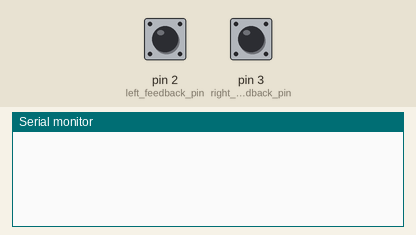
The sketch below on a simulated Arduino Uno, built with avr-gcc and run on an emulated ATmega328P. Parts: the last lines printed to the serial monitor. Inputs (shaded band) come from the test bench; at power-on: pin 2 (left_feedback_pin) HIGH, pin 3 (right_feedback_pin) HIGH.

Above: at 11.2 s.
11.3 s: pin 2 (left_feedback_pin) pulled LOW for 0.15 s
At 12.6 s:
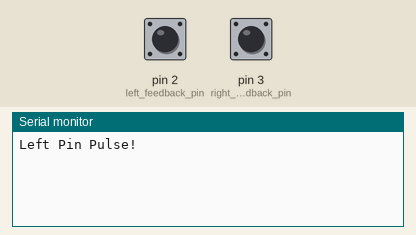
12.9 s: pin 3 (right_feedback_pin) pulled LOW for 0.15 s
At 14.2 s:
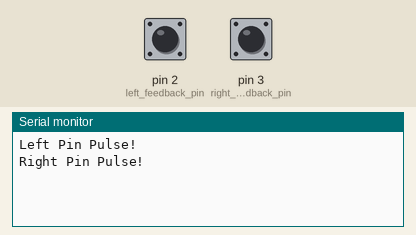

The sketch:

test___distance__simple.ino
```cpp
//  counts revolutions of the motor
const int left_feedback_pin = 2;
const int right_feedback_pin = 3;

const int FORWARD_L = 8;
const int FORWARD_R = 12;
const int ENABLE_L = 9;
const int ENABLE_R = 10;
void left_pulse_interrupt()
{
  Serial.println("Left Pin Pulse!");
}
void right_pulse_interrupt()
{
  Serial.println("Right Pin Pulse!");
}
void setup() {
  Serial.begin(115200);

  pinMode(left_feedback_pin, INPUT_PULLUP);
  pinMode(right_feedback_pin, INPUT_PULLUP);

  attachInterrupt(digitalPinToInterrupt(right_feedback_pin), right_pulse_interrupt, RISING);
  attachInterrupt(digitalPinToInterrupt(left_feedback_pin), left_pulse_interrupt, RISING);

  digitalWrite(FORWARD_L, HIGH);
  digitalWrite(FORWARD_R, HIGH);
  digitalWrite(ENABLE_L, HIGH);
  digitalWrite(ENABLE_R, HIGH);
  delay(10000);
  digitalWrite(FORWARD_L, LOW);
  digitalWrite(FORWARD_R, LOW);
  digitalWrite(ENABLE_L, LOW);
  digitalWrite(ENABLE_R, LOW);
}
// the loop function runs over and over again forever
void loop() {
}
```

Measured:
- after the input at 11.3 s, the serial monitor: prints a new line after 0.15 s (image 1)
- after the input at 12.9 s, the serial monitor: prints a new line after 0.15 s (image 2)
